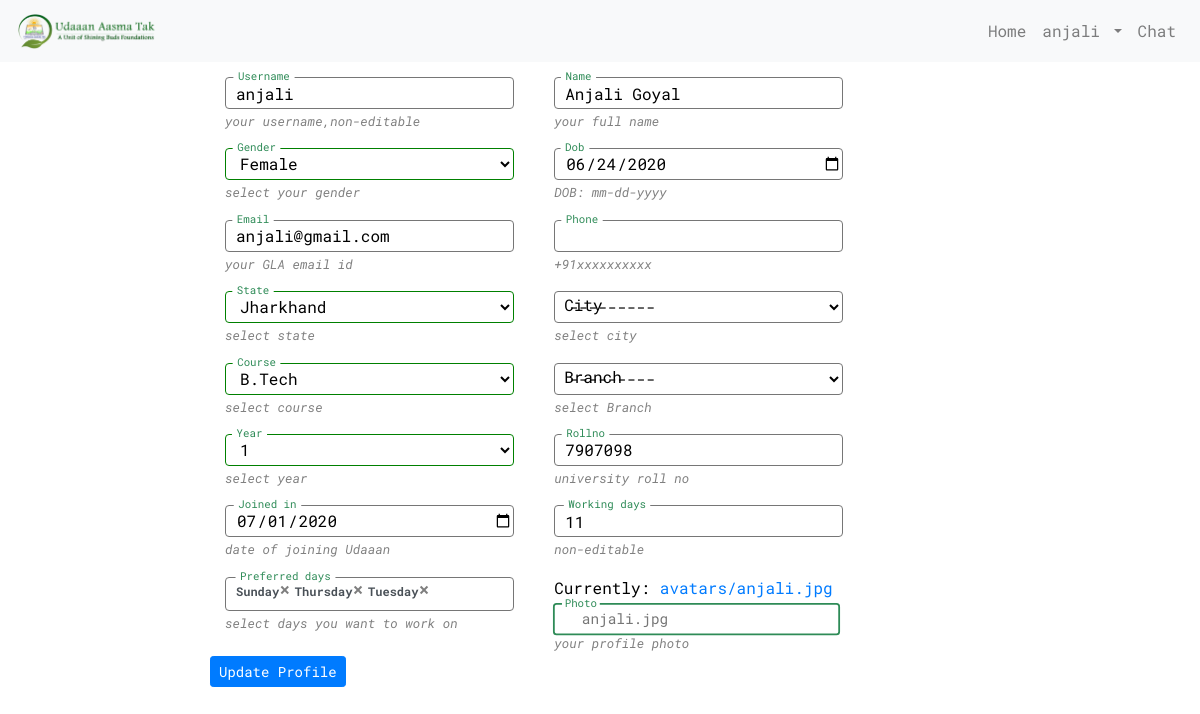
Page /memberupdate/anjali (signed in) on the committed database.
### members/models.py (models this page shows, shortened)
class GLAMember(models.Model):
  gender_choices = (
    ("",""),
    ('Male','Male'),
    ('Female','Female'),
    ('Other','Other')
  )
  user = models.OneToOneField(User, on_delete=models.CASCADE,null=True)
  username  = models.CharField(max_length=50,null=True,help_text='your username,non-editable')
  name      = models.CharField(max_length=50,null=True,help_text='your full name')
  gender    = models.CharField(max_length=8,choices=gender_choices,null=True,help_text='select your gender')
  dob       = models.DateField(null=True,auto_now=False, auto_now_add=False,help_text='DOB: mm-dd-yyyy')
  email     = models.EmailField(max_length=50,null=True,help_text='your GLA email id')
  phone_regex = RegexValidator(regex=r'^\+?1?\d{9,13}$',
            message="Phone number must be entered in the format: +91xxxxxxxxxx")
  phone = models.CharField(validators=[phone_regex], max_length=13, blank=True,help_text='+91xxxxxxxxxx') # validators should be a list
  state = models.ForeignKey(State,null=True, on_delete=models.CASCADE,help_text='select state')
  city = models.ForeignKey(City,null=True, on_delete=models.CASCADE,help_text='select city')
  course = models.ForeignKey(Course,null=True, on_delete=models.CASCADE, help_text='select course')
  branch  = models.ForeignKey(Branch,null=True, on_delete=models.CASCADE,help_text='select Branch')
  year = models.IntegerField(null=True,choices=(("",""),(1,1),(2,2),(3,3),(4,4)),help_text='select year')
  rollno = models.IntegerField(null=True,help_text='university roll no')
  joined_in = models.DateField(null=True,auto_now=False, auto_now_add=False,help_text='date of joining Udaaan')
  working_days = models.IntegerField(default=0,null=True,blank=True,help_text='non-editable')
  preferred_days = models.ManyToManyField(Day,help_text='select days you want to work on')
  photo = models.ImageField(upload_to=store_file_name,null=True,help_text='your profile photo')
  def get_absolute_url(self):
      return reverse('memberdetails', kwargs={'slug': self.username})
  @property
  def ismoderator(self):
    return self.user.groups.filter(name='Moderators').exists()
  class Meta:
    verbose_name = 'GLA Member'
    verbose_name_plural = 'GLA Members'

class State(models.Model):
  state = models.CharField(null=True,blank=True,max_length=50)
  def __str__(self):
    return self.state
  class Meta:
    verbose_name = 'State'
    verbose_name_plural = 'States'

class Course(models.Model):
  course_choices = (
    ('B.Tech','B.Tech'),
    ('M.Tech','M.Tech'),
    ('bphrama','B.Pharma'),
    ('mpharma','M.Pharma'),
    ('biotech','Biotech'),
    ('bba','BBA'),
    ('mba','MBA'),
    ('bca','BCA'),
    ('mca','MCA'),
    ('polytechnic','Polytechnic')
  )
  duration_choices = (
    (1,'1 year'),
    (2,'2 years'),
    (3,'3 years'),
    (4,'4 years')
  )
  course =  models.CharField(
                max_length=50,
                choices=course_choices,
                default='btech',
                blank=False,
                unique=True)
  duration = models.IntegerField(null=True,choices=duration_choices)
  class Meta:
    verbose_name = 'Course'
    verbose_name_plural = 'Courses'
  def __str__(self):
      return self.course

### members/views.py (the view)
# urls.py: path('memberupdate/<slug:slug>',MemberUpdateView.as_view(),name='memberupdate'),
class MemberUpdateView(LoginRequiredMixin,UpdateView):
  login_url = reverse_lazy('login')
  model = GLAMember
  fields = ['username','name','gender','dob','email','phone','state','city','course','branch','year','rollno','joined_in',
              'working_days','preferred_days','photo']
  slug_field = 'username'
  template_name = 'membercreate.htm'
  def get(self,request,*args,**kwargs):
    if not GLAMember.objects.filter(user=request.user).exists():
      return redirect('membercreate')
    if not str(kwargs.get('slug')) == str(request.user):
      return HttpResponse('You are NOT authorised to edit other members details')
    return super(MemberUpdateView,self).get(request,*args,**kwargs)
  def get_form(self,*args,**kwargs):
    form =  super().get_form(*args,**kwargs)
    print(len(str(form)))
    form.fields['city'].queryset = City.objects.none()
    form.fields['branch'].queryset = Branch.objects.none()
    form.fields['dob'].widget = DateInput(attrs={'type':'date'})
    form.fields['joined_in'].widget = DateInput(attrs={'type':'date'})
    return form

### members/models.py (called while the page is built)
  def __str__(self):
    return self.city

  def __str__(self):
      return self.branch

  def __str__(self):
    return self.day

### members/templates/membercreate.htm (shortened to what this page needs)
{% extends 'base.htm' %}
{% block content %}
<div class="row no-gutters" style="background: none;">
    <div class="col-md-8 offset-md-2 col-sm-12" style="background: none;">
    <form method="POST" enctype="multipart/form-data" data-branches-url="{% url 'ajax_load_branches' %}">{% csrf_token %}
        {% for field in form %}
          {% if not forloop.counter|divisibleby:2 %}
            <div class="form-row no-gutters" style="background-color: none;">
          {% endif %}
          <div class="col-md-5 col-sm-12" style="background-color: none;">
            <div class="inputDiv">
                {{ field}}
                <label for='{{ field.id_for_label }}'>{{ field.label }}</label>
                {% if field.errors %}
                  {% for error in field.errors %}
                    <p style="color:red"><i><small>{{ error }}</small></i></p>
                  {% endfor %}
                {% else %}
                  {% if field.help_text %}
                    <p class="help-text"><i><small class="help-block" style="color:grey">{{ field.help_text }}</small></i></p>
                  {% endif %}
                {% endif %}
            </div>
          </div>
          {% if forloop.counter|divisibleby:2 %}
            </div>
          {% endif %}
        {% endfor %}
        {% if request.path == '/membercreate' %}
          <button type="submit" class="btn btn-sm btn-success">Create Profile</button>
        {% else %}
          <button type="submit" class="btn btn-sm btn-primary">Update Profile</button>
        {% endif %}
    </form>
   </div>
</div>
{% endblock %}

### templates/snippets/navbar.htm (shortened to what this page needs)
{% load static %}
<nav class="navbar navbar-expand-sm navbar-light bg-light">
  <a class="navbar-brand" href="{% url 'home' %}">
    <img src='{% static "img/logo.png" %}'>
  </a>
  <div class="collapse navbar-collapse" id="navbarSupportedContent">
    <ul class="navbar-nav ml-auto">
      <li class="nav-item">
        <a class="nav-link" href="{% url 'home' %}">Home</a>
      </li>
      {% if request.user.is_authenticated %}
        <li class="nav-item dropdown mr-auto">
          <a class="nav-link dropdown-toggle" href="#" id="navbarDropdown" role="button" data-toggle="dropdown" aria-haspopup="true" aria-expanded="false">
            {{ request.user }}
          </a>
        </li>
      {% endif %}
      <li class="nav-item">
        <a class="nav-link" href="{% url 'home' %}">Chat</a>
      </li>
    </ul>
  </div>
</nav>

### templates/base.htm (style rules this page uses)
body { font-family: 'Roboto Mono', monospace; font-size: 16px; line-height:1.4; width: 100%; height: 100%; margin: 0; font-weight: 400; -webkit-font-smoothing: antialiased; -moz-osx-font-smoothing: grayscale; word-wrap: break-word; color: #000; background: #fff; }
p { line-height: inherit; font-size: inherit; font-weight: inherit; color: #000; }
.navbar .navbar-brand img { width:auto; height: 36px; }
select,select:valid { background-color: white; cursor:pointer; }
input,select { width:90%; }
.inputDiv { position: relative; margin:0px; padding: 15px 15px 2px 15px; }
.inputDiv input, .inputDiv select { width:100%; height:32px !important; padding-left: 10px; border: 1px solid rgb(118,118,118); border-radius: 0.25rem; }
.inputDiv input+label, select+label,.dashboardcode-bsmultiselect+label { position: absolute; padding:0px 5px 0px 5px; top:18px; left:20px; cursor: text; }
.inputDiv input:focus+label, .inputDiv input:hover+label, .inputDiv input:not(:placeholder-shown)+label, select:hover+label, select:valid+label, select:focus+label, .dashboardcode-bsmultiselect+label { opacity:1; transform: scale(.9) translateY(-80%) translateX(0px); color: seagreen; background: white; font-size:12px; }
.inputDiv input:focus, select:active, select:valid { border-color:green; outline:none; }
.inputDiv label, .inputDiv input, select { transition: all 0.4s; transition-timing-function: ease; transition-timing-function: cubic-bezier(0.25, 0.1, 0.25, 1); }
.help-text { margin:0px; }
input[type="file"]+label.btn-2 { box-sizing: border-box; position: absolute; top:38px; left:-2px; width:100%; height: 36px; margin:0px; padding: 5px 30px; background-color: white; border: 1px solid rgb(118,118,118); border-radius: 0.25rem; color: rgb(118,118,118); transition: all 0.3s; font-size: 16px; cursor: pointer; }
input[type="file"]+label.btn-2::after { overflow: visible; color: seagreen; content: "Photo"; position: absolute; top: 6px; left: 10px; height: auto; width:auto; background-color:white; padding: 0px 3px; font-size: 1rem; transition: all 0.3s; }
input[type='file']:valid+label.btn-2 { border:2px solid seagreen; }
input[type='file']:valid+label.btn-2::after, input[type='file']:hover+label.btn-2::after { top:-10px; left:8px; font-size: 12px; }
input { background-color: white; }

### rows in the picture
GLAMember: form "anjali" "Anjali Goyal" "Female" "06/24/2020" "anjali@gmail.com" "---------" "---------" "1" "7907098" "07/01/2020" "11" "Currently: avatars/anjali.jpg Change:"
State: form "Jharkhand"
Course: form "B.Tech"

### other values in the picture
{{ request.user }} "anjali"
{{ field.label }} "Username" "Name" "Gender" "Dob" "Email" "Phone" "State" "City" "Course" "Branch" "Year" "Rollno" "Joined in" "Working days" "Preferred days"
{{ field.help_text }} "your username,non-editable" "your full name" "select your gender" "DOB: mm-dd-yyyy" "your GLA email id" "+91xxxxxxxxxx" "select state" "select city" "select course" "select Branch" "select year" "university roll no" "date of joining Udaaan" "non-editable" "select days you want to work on" "your profile photo"
